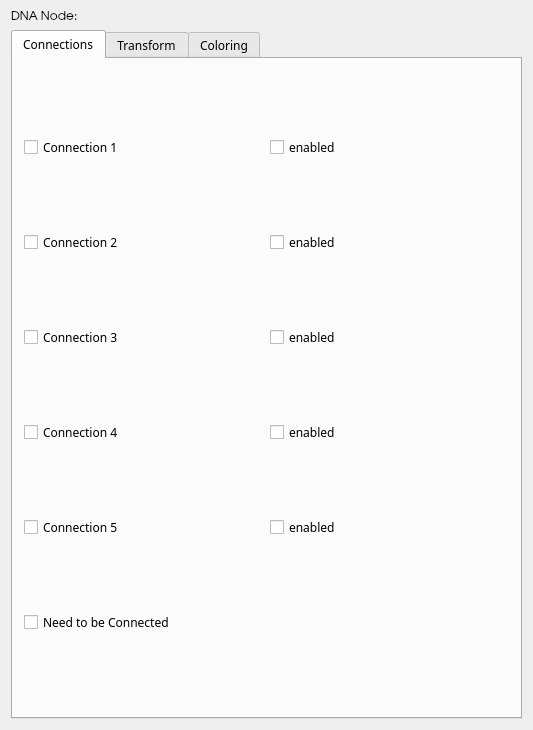
<ui version="4.0" >
 <class>DNAItemPanelBase</class>
 <widget class="QWidget" name="DNAItemPanelBase" >
  <property name="geometry" >
   <rect>
    <x>0</x>
    <y>0</y>
    <width>533</width>
    <height>730</height>
   </rect>
  </property>
  <property name="sizePolicy" >
   <sizepolicy vsizetype="Preferred" hsizetype="Expanding" >
    <horstretch>0</horstretch>
    <verstretch>0</verstretch>
   </sizepolicy>
  </property>
  <property name="minimumSize" >
   <size>
    <width>0</width>
    <height>0</height>
   </size>
  </property>
  <property name="baseSize" >
   <size>
    <width>325</width>
    <height>715</height>
   </size>
  </property>
  <property name="font" >
   <font>
    <family>Droid Sans</family>
   </font>
  </property>
  <property name="windowTitle" >
   <string>DNAItem</string>
  </property>
  <layout class="QGridLayout" name="gridLayout_4" >
   <item row="0" column="0" >
    <widget class="QLabel" name="vrpLabelTitle" >
     <property name="font" >
      <font>
       <family>URW Gothic L</family>
      </font>
     </property>
     <property name="frameShape" >
      <enum>QFrame::NoFrame</enum>
     </property>
     <property name="frameShadow" >
      <enum>QFrame::Plain</enum>
     </property>
     <property name="text" >
      <string>DNA Node:</string>
     </property>
     <property name="alignment" >
      <set>Qt::AlignLeading|Qt::AlignLeft|Qt::AlignTop</set>
     </property>
     <property name="wordWrap" >
      <bool>false</bool>
     </property>
    </widget>
   </item>
   <item row="0" column="1" >
    <widget class="ChangeIndicatedLE" native="1" name="nameWidget" />
   </item>
   <item row="1" column="0" colspan="2" >
    <widget class="QTabWidget" name="TabWidgetGeneralAdvanced" >
     <property name="tabShape" >
      <enum>QTabWidget::Rounded</enum>
     </property>
     <property name="currentIndex" >
      <number>0</number>
     </property>
     <widget class="QWidget" name="TabPage" >
      <attribute name="title" >
       <string>Connections</string>
      </attribute>
      <layout class="QGridLayout" name="gridLayout_6" >
       <item row="0" column="0" >
        <widget class="QCheckBox" name="vrpCheckBoxConn1" >
         <property name="enabled" >
          <bool>true</bool>
         </property>
         <property name="cursor" >
          <cursorShape>PointingHandCursor</cursorShape>
         </property>
         <property name="mouseTracking" >
          <bool>true</bool>
         </property>
         <property name="focusPolicy" >
          <enum>Qt::TabFocus</enum>
         </property>
         <property name="toolTip" >
          <string>Make scene graph node moveable.</string>
         </property>
         <property name="whatsThis" >
          <string>Make scene graph node moveable.</string>
         </property>
         <property name="text" >
          <string>Connection 1</string>
         </property>
         <property name="checked" >
          <bool>false</bool>
         </property>
        </widget>
       </item>
       <item row="0" column="1" >
        <widget class="QCheckBox" name="vrpCheckBoxConnEnabled1" >
         <property name="enabled" >
          <bool>true</bool>
         </property>
         <property name="cursor" >
          <cursorShape>PointingHandCursor</cursorShape>
         </property>
         <property name="mouseTracking" >
          <bool>true</bool>
         </property>
         <property name="focusPolicy" >
          <enum>Qt::TabFocus</enum>
         </property>
         <property name="toolTip" >
          <string>Make scene graph node moveable.</string>
         </property>
         <property name="whatsThis" >
          <string>Make scene graph node moveable.</string>
         </property>
         <property name="text" >
          <string>enabled</string>
         </property>
         <property name="checked" >
          <bool>false</bool>
         </property>
        </widget>
       </item>
       <item row="1" column="0" >
        <widget class="QCheckBox" name="vrpCheckBoxConn2" >
         <property name="cursor" >
          <cursorShape>PointingHandCursor</cursorShape>
         </property>
         <property name="focusPolicy" >
          <enum>Qt::TabFocus</enum>
         </property>
         <property name="toolTip" >
          <string>Make scene graph node moveable.</string>
         </property>
         <property name="whatsThis" >
          <string>Make scene graph node moveable.</string>
         </property>
         <property name="text" >
          <string>Connection 2</string>
         </property>
         <property name="checked" >
          <bool>false</bool>
         </property>
        </widget>
       </item>
       <item row="1" column="1" >
        <widget class="QCheckBox" name="vrpCheckBoxConnEnabled2" >
         <property name="enabled" >
          <bool>true</bool>
         </property>
         <property name="cursor" >
          <cursorShape>PointingHandCursor</cursorShape>
         </property>
         <property name="mouseTracking" >
          <bool>true</bool>
         </property>
         <property name="focusPolicy" >
          <enum>Qt::TabFocus</enum>
         </property>
         <property name="toolTip" >
          <string>Make scene graph node moveable.</string>
         </property>
         <property name="whatsThis" >
          <string>Make scene graph node moveable.</string>
         </property>
         <property name="text" >
          <string>enabled</string>
         </property>
         <property name="checked" >
          <bool>false</bool>
         </property>
        </widget>
       </item>
       <item row="2" column="0" >
        <widget class="QCheckBox" name="vrpCheckBoxConn3" >
         <property name="cursor" >
          <cursorShape>PointingHandCursor</cursorShape>
         </property>
         <property name="focusPolicy" >
          <enum>Qt::TabFocus</enum>
         </property>
         <property name="toolTip" >
          <string>Make scene graph node moveable.</string>
         </property>
         <property name="whatsThis" >
          <string>Make scene graph node moveable.</string>
         </property>
         <property name="text" >
          <string>Connection 3</string>
         </property>
         <property name="checked" >
          <bool>false</bool>
         </property>
        </widget>
       </item>
       <item row="2" column="1" >
        <widget class="QCheckBox" name="vrpCheckBoxConnEnabled3" >
         <property name="enabled" >
          <bool>true</bool>
         </property>
         <property name="cursor" >
          <cursorShape>PointingHandCursor</cursorShape>
         </property>
         <property name="mouseTracking" >
          <bool>true</bool>
         </property>
         <property name="focusPolicy" >
          <enum>Qt::TabFocus</enum>
         </property>
         <property name="toolTip" >
          <string>Make scene graph node moveable.</string>
         </property>
         <property name="whatsThis" >
          <string>Make scene graph node moveable.</string>
         </property>
         <property name="text" >
          <string>enabled</string>
         </property>
         <property name="checked" >
          <bool>false</bool>
         </property>
        </widget>
       </item>
       <item row="3" column="0" >
        <widget class="QCheckBox" name="vrpCheckBoxConn4" >
         <property name="cursor" >
          <cursorShape>PointingHandCursor</cursorShape>
         </property>
         <property name="focusPolicy" >
          <enum>Qt::TabFocus</enum>
         </property>
         <property name="toolTip" >
          <string>Make scene graph node moveable.</string>
         </property>
         <property name="whatsThis" >
          <string>Make scene graph node moveable.</string>
         </property>
         <property name="text" >
          <string>Connection 4</string>
         </property>
         <property name="checked" >
          <bool>false</bool>
         </property>
        </widget>
       </item>
       <item row="3" column="1" >
        <widget class="QCheckBox" name="vrpCheckBoxConnEnabled4" >
         <property name="enabled" >
          <bool>true</bool>
         </property>
         <property name="cursor" >
          <cursorShape>PointingHandCursor</cursorShape>
         </property>
         <property name="mouseTracking" >
          <bool>true</bool>
         </property>
         <property name="focusPolicy" >
          <enum>Qt::TabFocus</enum>
         </property>
         <property name="toolTip" >
          <string>Make scene graph node moveable.</string>
         </property>
         <property name="whatsThis" >
          <string>Make scene graph node moveable.</string>
         </property>
         <property name="text" >
          <string>enabled</string>
         </property>
         <property name="checked" >
          <bool>false</bool>
         </property>
        </widget>
       </item>
       <item row="4" column="0" >
        <widget class="QCheckBox" name="vrpCheckBoxConn5" >
         <property name="cursor" >
          <cursorShape>PointingHandCursor</cursorShape>
         </property>
         <property name="focusPolicy" >
          <enum>Qt::TabFocus</enum>
         </property>
         <property name="toolTip" >
          <string>Make scene graph node moveable.</string>
         </property>
         <property name="whatsThis" >
          <string>Make scene graph node moveable.</string>
         </property>
         <property name="text" >
          <string>Connection 5</string>
         </property>
         <property name="checked" >
          <bool>false</bool>
         </property>
        </widget>
       </item>
       <item row="4" column="1" >
        <widget class="QCheckBox" name="vrpCheckBoxConnEnabled5" >
         <property name="enabled" >
          <bool>true</bool>
         </property>
         <property name="cursor" >
          <cursorShape>PointingHandCursor</cursorShape>
         </property>
         <property name="mouseTracking" >
          <bool>true</bool>
         </property>
         <property name="focusPolicy" >
          <enum>Qt::TabFocus</enum>
         </property>
         <property name="toolTip" >
          <string>Make scene graph node moveable.</string>
         </property>
         <property name="whatsThis" >
          <string>Make scene graph node moveable.</string>
         </property>
         <property name="text" >
          <string>enabled</string>
         </property>
         <property name="checked" >
          <bool>false</bool>
         </property>
        </widget>
       </item>
       <item row="5" column="0" colspan="2" >
        <widget class="QCheckBox" name="vrpCheckBoxNeedToBeConn" >
         <property name="text" >
          <string>Need to be Connected</string>
         </property>
        </widget>
       </item>
      </layout>
     </widget>
     <widget class="QWidget" name="TabPage" >
      <attribute name="title" >
       <string>Transform</string>
      </attribute>
      <layout class="QVBoxLayout" name="verticalLayout" >
       <item>
        <widget class="QGroupBox" name="vrpGroupBoxRotation" >
         <property name="title" >
          <string>Rotation</string>
         </property>
         <layout class="QGridLayout" name="gridLayout_5" >
          <item row="0" column="0" >
           <widget class="QLabel" name="textLabelRotAxisX" >
            <property name="enabled" >
             <bool>true</bool>
            </property>
            <property name="toolTip" >
             <string>For finetuning the orientation&lt;br> of the starting rectangle from which streamlines, pathlines and moving points are emitted, you can add rotations around each axis.</string>
            </property>
            <property name="whatsThis" >
             <string>For finetuning the orientation&lt;br> of the starting rectangle from which streamlines, pathlines and moving points are emitted, you can add rotations around each axis.</string>
            </property>
            <property name="text" >
             <string>Axis x:</string>
            </property>
            <property name="wordWrap" >
             <bool>false</bool>
            </property>
           </widget>
          </item>
          <item row="0" column="1" >
           <widget class="FloatInRangeControl" native="1" name="floatInRangeAxisX" >
            <property name="enabled" >
             <bool>true</bool>
            </property>
            <property name="sizePolicy" >
             <sizepolicy vsizetype="Fixed" hsizetype="Expanding" >
              <horstretch>0</horstretch>
              <verstretch>0</verstretch>
             </sizepolicy>
            </property>
           </widget>
          </item>
          <item row="1" column="0" >
           <widget class="QLabel" name="textLabelRotAxisY" >
            <property name="enabled" >
             <bool>true</bool>
            </property>
            <property name="toolTip" >
             <string>For finetuning the orientation&lt;br> of the starting rectangle from which streamlines, pathlines and moving points are emitted, you can add rotations around each axis.</string>
            </property>
            <property name="whatsThis" >
             <string>For finetuning the orientation&lt;br> of the starting rectangle from which streamlines, pathlines and moving points are emitted, you can add rotations around each axis.</string>
            </property>
            <property name="text" >
             <string>Axis y:</string>
            </property>
            <property name="wordWrap" >
             <bool>false</bool>
            </property>
           </widget>
          </item>
          <item row="1" column="1" >
           <widget class="FloatInRangeControl" native="1" name="floatInRangeAxisY" >
            <property name="enabled" >
             <bool>true</bool>
            </property>
            <property name="sizePolicy" >
             <sizepolicy vsizetype="Fixed" hsizetype="Expanding" >
              <horstretch>0</horstretch>
              <verstretch>0</verstretch>
             </sizepolicy>
            </property>
           </widget>
          </item>
          <item row="2" column="0" >
           <widget class="QLabel" name="textLabelRotAxisZ" >
            <property name="enabled" >
             <bool>true</bool>
            </property>
            <property name="toolTip" >
             <string>For finetuning the orientation&lt;br> of the starting rectangle from which streamlines, pathlines and moving points are emitted, you can add rotations around each axis.</string>
            </property>
            <property name="whatsThis" >
             <string>For finetuning the orientation&lt;br> of the starting rectangle from which streamlines, pathlines and moving points are emitted, you can add rotations around each axis.</string>
            </property>
            <property name="text" >
             <string>Axis z:</string>
            </property>
            <property name="wordWrap" >
             <bool>false</bool>
            </property>
           </widget>
          </item>
          <item row="2" column="1" >
           <widget class="FloatInRangeControl" native="1" name="floatInRangeAxisZ" >
            <property name="enabled" >
             <bool>true</bool>
            </property>
            <property name="sizePolicy" >
             <sizepolicy vsizetype="Fixed" hsizetype="Expanding" >
              <horstretch>0</horstretch>
              <verstretch>0</verstretch>
             </sizepolicy>
            </property>
           </widget>
          </item>
          <item row="3" column="0" >
           <spacer name="spacer14" >
            <property name="orientation" >
             <enum>Qt::Vertical</enum>
            </property>
            <property name="sizeType" >
             <enum>QSizePolicy::Fixed</enum>
            </property>
            <property name="sizeHint" stdset="0" >
             <size>
              <width>20</width>
              <height>16</height>
             </size>
            </property>
           </spacer>
          </item>
          <item row="4" column="0" >
           <widget class="QLabel" name="textLabelAngle" >
            <property name="enabled" >
             <bool>true</bool>
            </property>
            <property name="toolTip" >
             <string>For finetuning the orientation&lt;br> of the starting rectangle from which streamlines, pathlines and moving points are emitted, you can add rotations around each axis.</string>
            </property>
            <property name="whatsThis" >
             <string>For finetuning the orientation&lt;br> of the starting rectangle from which streamlines, pathlines and moving points are emitted, you can add rotations around each axis.</string>
            </property>
            <property name="text" >
             <string>Angle:</string>
            </property>
            <property name="wordWrap" >
             <bool>false</bool>
            </property>
           </widget>
          </item>
          <item row="4" column="1" >
           <widget class="FloatInRangeControl" native="1" name="floatInRangeAngle" >
            <property name="enabled" >
             <bool>true</bool>
            </property>
            <property name="sizePolicy" >
             <sizepolicy vsizetype="Fixed" hsizetype="Expanding" >
              <horstretch>0</horstretch>
              <verstretch>0</verstretch>
             </sizepolicy>
            </property>
           </widget>
          </item>
          <item row="5" column="0" colspan="2" >
           <spacer name="verticalSpacer_2" >
            <property name="orientation" >
             <enum>Qt::Vertical</enum>
            </property>
            <property name="sizeHint" stdset="0" >
             <size>
              <width>328</width>
              <height>176</height>
             </size>
            </property>
           </spacer>
          </item>
         </layout>
        </widget>
       </item>
       <item>
        <widget class="QGroupBox" name="vrpGroupBoxTranslate" >
         <property name="title" >
          <string>Translation</string>
         </property>
         <layout class="QGridLayout" name="gridLayout_3" >
          <item row="0" column="0" >
           <widget class="QLabel" name="textLabel4_4_3" >
            <property name="toolTip" >
             <string>x, y, z define the center of the rectangle&lt;br> from which streamlines, pathlines and moving points are emitted.</string>
            </property>
            <property name="whatsThis" >
             <string>x, y, z define the center of the rectangle&lt;br> from which streamlines, pathlines and moving points are emitted.</string>
            </property>
            <property name="text" >
             <string>x:</string>
            </property>
            <property name="wordWrap" >
             <bool>false</bool>
            </property>
           </widget>
          </item>
          <item row="0" column="1" >
           <spacer name="spacer14_2" >
            <property name="orientation" >
             <enum>Qt::Horizontal</enum>
            </property>
            <property name="sizeType" >
             <enum>QSizePolicy::Expanding</enum>
            </property>
            <property name="sizeHint" stdset="0" >
             <size>
              <width>273</width>
              <height>20</height>
             </size>
            </property>
           </spacer>
          </item>
          <item row="0" column="2" >
           <widget class="ChangeIndicatedLE" native="1" name="floatX" >
            <property name="minimumSize" >
             <size>
              <width>40</width>
              <height>0</height>
             </size>
            </property>
           </widget>
          </item>
          <item row="1" column="0" >
           <widget class="QLabel" name="textLabel4_4_2_3" >
            <property name="toolTip" >
             <string>x, y, z define the center of the rectangle&lt;br> from which streamlines, pathlines and moving points are emitted.</string>
            </property>
            <property name="whatsThis" >
             <string>x, y, z define the center of the rectangle&lt;br> from which streamlines, pathlines and moving points are emitted.</string>
            </property>
            <property name="text" >
             <string>y:</string>
            </property>
            <property name="wordWrap" >
             <bool>false</bool>
            </property>
           </widget>
          </item>
          <item row="1" column="1" >
           <spacer name="spacer15" >
            <property name="orientation" >
             <enum>Qt::Horizontal</enum>
            </property>
            <property name="sizeType" >
             <enum>QSizePolicy::Expanding</enum>
            </property>
            <property name="sizeHint" stdset="0" >
             <size>
              <width>273</width>
              <height>20</height>
             </size>
            </property>
           </spacer>
          </item>
          <item row="1" column="2" >
           <widget class="ChangeIndicatedLE" native="1" name="floatY" >
            <property name="minimumSize" >
             <size>
              <width>40</width>
              <height>0</height>
             </size>
            </property>
           </widget>
          </item>
          <item row="2" column="0" >
           <widget class="QLabel" name="textLabel4_4_2_2_2" >
            <property name="toolTip" >
             <string>x, y, z define the center of the rectangle&lt;br> from which streamlines, pathlines and moving points are emitted.</string>
            </property>
            <property name="whatsThis" >
             <string>x, y, z define the center of the rectangle&lt;br> from which streamlines, pathlines and moving points are emitted.</string>
            </property>
            <property name="text" >
             <string>z:</string>
            </property>
            <property name="wordWrap" >
             <bool>false</bool>
            </property>
           </widget>
          </item>
          <item row="2" column="1" >
           <spacer name="spacer16" >
            <property name="orientation" >
             <enum>Qt::Horizontal</enum>
            </property>
            <property name="sizeType" >
             <enum>QSizePolicy::Expanding</enum>
            </property>
            <property name="sizeHint" stdset="0" >
             <size>
              <width>273</width>
              <height>20</height>
             </size>
            </property>
           </spacer>
          </item>
          <item row="2" column="2" >
           <widget class="ChangeIndicatedLE" native="1" name="floatZ" >
            <property name="minimumSize" >
             <size>
              <width>40</width>
              <height>0</height>
             </size>
            </property>
           </widget>
          </item>
          <item row="3" column="0" colspan="3" >
           <spacer name="verticalSpacer_3" >
            <property name="orientation" >
             <enum>Qt::Vertical</enum>
            </property>
            <property name="sizeHint" stdset="0" >
             <size>
              <width>328</width>
              <height>202</height>
             </size>
            </property>
           </spacer>
          </item>
         </layout>
        </widget>
       </item>
      </layout>
     </widget>
     <widget class="QWidget" name="tab" >
      <attribute name="title" >
       <string>Coloring</string>
      </attribute>
      <layout class="QGridLayout" name="gridLayout" >
       <item row="0" column="0" colspan="2" >
        <widget class="QGroupBox" name="groupBox" >
         <property name="title" >
          <string>GroupBox</string>
         </property>
         <layout class="QGridLayout" name="gridLayout_2" >
          <item row="0" column="0" colspan="2" >
           <widget class="QRadioButton" name="vrpRadioButtonNoColor" >
            <property name="toolTip" >
             <string>Reset the object color to the color &lt;br>that was given by the Covise import module.</string>
            </property>
            <property name="whatsThis" >
             <string>Reset the object color to the color &lt;br>that was given by the Covise import module.</string>
            </property>
            <property name="text" >
             <string>Original Color</string>
            </property>
            <property name="checked" >
             <bool>true</bool>
            </property>
           </widget>
          </item>
          <item row="1" column="0" colspan="2" >
           <widget class="QRadioButton" name="vrpRadioButtonColorRGB" >
            <property name="enabled" >
             <bool>true</bool>
            </property>
            <property name="cursor" >
             <cursorShape>PointingHandCursor</cursorShape>
            </property>
            <property name="toolTip" >
             <string>Give the complete object one color.&lt;br> The button &lt;b>RGB Color&lt;/b> opens a color editor panel.</string>
            </property>
            <property name="whatsThis" >
             <string>Give the complete object one color.&lt;br> The button &lt;b>RGB Color&lt;/b> opens a color editor panel.</string>
            </property>
            <property name="text" >
             <string>RGB Color</string>
            </property>
            <property name="checked" >
             <bool>false</bool>
            </property>
           </widget>
          </item>
          <item row="2" column="0" >
           <spacer name="spacer62" >
            <property name="orientation" >
             <enum>Qt::Horizontal</enum>
            </property>
            <property name="sizeType" >
             <enum>QSizePolicy::Fixed</enum>
            </property>
            <property name="sizeHint" stdset="0" >
             <size>
              <width>16</width>
              <height>16</height>
             </size>
            </property>
           </spacer>
          </item>
          <item row="2" column="1" >
           <widget class="QPushButton" name="vrpPushButtonColorRGB" >
            <property name="enabled" >
             <bool>false</bool>
            </property>
            <property name="sizePolicy" >
             <sizepolicy vsizetype="Fixed" hsizetype="Expanding" >
              <horstretch>0</horstretch>
              <verstretch>0</verstretch>
             </sizepolicy>
            </property>
            <property name="cursor" >
             <cursorShape>PointingHandCursor</cursorShape>
            </property>
            <property name="toolTip" >
             <string>The button opens a color editor panel.</string>
            </property>
            <property name="whatsThis" >
             <string>The button opens a color editor panel.</string>
            </property>
            <property name="text" >
             <string>RGB Color</string>
            </property>
            <property name="shortcut" >
             <string/>
            </property>
           </widget>
          </item>
          <item row="3" column="0" colspan="2" >
           <widget class="QRadioButton" name="vrpRadioButtonColorMaterial_2" >
            <property name="cursor" >
             <cursorShape>PointingHandCursor</cursorShape>
            </property>
            <property name="toolTip" >
             <string>Give the object complete object &lt;br>an OpenGL material. With the buttons below you can define the ambient, diffuse and specular color of the material.</string>
            </property>
            <property name="whatsThis" >
             <string>Give the complete object &lt;br>an OpenGL material. With the buttons below you can define the ambient, diffuse and specular color of the material.</string>
            </property>
            <property name="text" >
             <string>OpenGL Material</string>
            </property>
            <property name="checked" >
             <bool>false</bool>
            </property>
           </widget>
          </item>
          <item row="4" column="0" >
           <spacer name="spacer62_2_3" >
            <property name="orientation" >
             <enum>Qt::Horizontal</enum>
            </property>
            <property name="sizeType" >
             <enum>QSizePolicy::Fixed</enum>
            </property>
            <property name="sizeHint" stdset="0" >
             <size>
              <width>16</width>
              <height>16</height>
             </size>
            </property>
           </spacer>
          </item>
          <item row="4" column="1" >
           <widget class="QPushButton" name="vrpPushButtonAmbientRGB_2" >
            <property name="enabled" >
             <bool>false</bool>
            </property>
            <property name="sizePolicy" >
             <sizepolicy vsizetype="Fixed" hsizetype="Expanding" >
              <horstretch>0</horstretch>
              <verstretch>0</verstretch>
             </sizepolicy>
            </property>
            <property name="cursor" >
             <cursorShape>PointingHandCursor</cursorShape>
            </property>
            <property name="toolTip" >
             <string>The button opens a color editor panel.</string>
            </property>
            <property name="whatsThis" >
             <string>The button opens a color editor panel.</string>
            </property>
            <property name="text" >
             <string>Ambient Color</string>
            </property>
            <property name="shortcut" >
             <string/>
            </property>
           </widget>
          </item>
          <item row="5" column="0" >
           <spacer name="spacer62_3_2" >
            <property name="orientation" >
             <enum>Qt::Horizontal</enum>
            </property>
            <property name="sizeType" >
             <enum>QSizePolicy::Fixed</enum>
            </property>
            <property name="sizeHint" stdset="0" >
             <size>
              <width>16</width>
              <height>16</height>
             </size>
            </property>
           </spacer>
          </item>
          <item row="5" column="1" >
           <widget class="QPushButton" name="vrpPushButtonDiffuseRGB_2" >
            <property name="enabled" >
             <bool>false</bool>
            </property>
            <property name="sizePolicy" >
             <sizepolicy vsizetype="Fixed" hsizetype="Expanding" >
              <horstretch>0</horstretch>
              <verstretch>0</verstretch>
             </sizepolicy>
            </property>
            <property name="cursor" >
             <cursorShape>PointingHandCursor</cursorShape>
            </property>
            <property name="toolTip" >
             <string>The button opens a color editor panel.</string>
            </property>
            <property name="whatsThis" >
             <string>The button opens a color editor panel.</string>
            </property>
            <property name="text" >
             <string>Diffuse Color</string>
            </property>
            <property name="shortcut" >
             <string/>
            </property>
           </widget>
          </item>
          <item row="6" column="0" >
           <spacer name="spacer62_4_2" >
            <property name="orientation" >
             <enum>Qt::Horizontal</enum>
            </property>
            <property name="sizeType" >
             <enum>QSizePolicy::Fixed</enum>
            </property>
            <property name="sizeHint" stdset="0" >
             <size>
              <width>16</width>
              <height>16</height>
             </size>
            </property>
           </spacer>
          </item>
          <item row="6" column="1" >
           <widget class="QPushButton" name="vrpPushButtonSpecularRGB_2" >
            <property name="enabled" >
             <bool>false</bool>
            </property>
            <property name="sizePolicy" >
             <sizepolicy vsizetype="Fixed" hsizetype="Expanding" >
              <horstretch>0</horstretch>
              <verstretch>0</verstretch>
             </sizepolicy>
            </property>
            <property name="cursor" >
             <cursorShape>PointingHandCursor</cursorShape>
            </property>
            <property name="toolTip" >
             <string>The button opens a color editor panel.</string>
            </property>
            <property name="whatsThis" >
             <string>The button opens a color editor panel.</string>
            </property>
            <property name="text" >
             <string>Specular Color</string>
            </property>
            <property name="shortcut" >
             <string/>
            </property>
           </widget>
          </item>
          <item row="7" column="0" >
           <spacer name="spacer62_4_2_2" >
            <property name="orientation" >
             <enum>Qt::Horizontal</enum>
            </property>
            <property name="sizeType" >
             <enum>QSizePolicy::Fixed</enum>
            </property>
            <property name="sizeHint" stdset="0" >
             <size>
              <width>16</width>
              <height>16</height>
             </size>
            </property>
           </spacer>
          </item>
          <item row="7" column="1" >
           <widget class="QLabel" name="textLabel4_4_3_4_2" >
            <property name="enabled" >
             <bool>false</bool>
            </property>
            <property name="toolTip" >
             <string>Set the shininess of the material.</string>
            </property>
            <property name="whatsThis" >
             <string>Set the shininess of the material.</string>
            </property>
            <property name="text" >
             <string>Shininess:</string>
            </property>
            <property name="wordWrap" >
             <bool>false</bool>
            </property>
           </widget>
          </item>
          <item row="8" column="0" colspan="2" >
           <widget class="FloatInRangeControl" native="1" name="floatInRangeShininess_2" >
            <property name="enabled" >
             <bool>false</bool>
            </property>
            <property name="sizePolicy" >
             <sizepolicy vsizetype="Fixed" hsizetype="Expanding" >
              <horstretch>0</horstretch>
              <verstretch>0</verstretch>
             </sizepolicy>
            </property>
            <property name="toolTip" >
             <string>Set the shininess of the material.</string>
            </property>
            <property name="whatsThis" >
             <string>Set the shininess of the material.</string>
            </property>
           </widget>
          </item>
          <item row="9" column="1" >
           <spacer name="verticalSpacer" >
            <property name="orientation" >
             <enum>Qt::Vertical</enum>
            </property>
            <property name="sizeHint" stdset="0" >
             <size>
              <width>20</width>
              <height>293</height>
             </size>
            </property>
           </spacer>
          </item>
         </layout>
        </widget>
       </item>
       <item row="1" column="0" colspan="2" >
        <widget class="QCheckBox" name="vrpCheckBoxTransparency" >
         <property name="cursor" >
          <cursorShape>PointingHandCursor</cursorShape>
         </property>
         <property name="focusPolicy" >
          <enum>Qt::TabFocus</enum>
         </property>
         <property name="toolTip" >
          <string>Enable transparency.&lt;br> Set the transparency with the slider below. 0 is complete transparent, 1 is complete opaque.</string>
         </property>
         <property name="whatsThis" >
          <string>Enable transparency.&lt;br> Set the transparency with the slider below. 0 is complete transparent, 1 is complete opaque.</string>
         </property>
         <property name="text" >
          <string>Transparency</string>
         </property>
         <property name="checked" >
          <bool>true</bool>
         </property>
        </widget>
       </item>
       <item row="2" column="0" >
        <spacer name="spacer11" >
         <property name="orientation" >
          <enum>Qt::Horizontal</enum>
         </property>
         <property name="sizeType" >
          <enum>QSizePolicy::Fixed</enum>
         </property>
         <property name="sizeHint" stdset="0" >
          <size>
           <width>40</width>
           <height>20</height>
          </size>
         </property>
        </spacer>
       </item>
       <item row="2" column="1" >
        <widget class="FloatInRangeControl" native="1" name="floatInRangeTrans" >
         <property name="sizePolicy" >
          <sizepolicy vsizetype="Fixed" hsizetype="Expanding" >
           <horstretch>0</horstretch>
           <verstretch>0</verstretch>
          </sizepolicy>
         </property>
         <property name="toolTip" >
          <string>Set the transparency&lt;br> of the object. 0 is complete transparent, 1 is complete opaque.</string>
         </property>
         <property name="whatsThis" >
          <string>Set the transparency&lt;br> of the object. 0 is complete transparent, 1 is complete opaque.</string>
         </property>
        </widget>
       </item>
      </layout>
     </widget>
    </widget>
   </item>
  </layout>
  <widget class="QLabel" name="vrpIconToolset" >
   <property name="geometry" >
    <rect>
     <x>9</x>
     <y>9</y>
     <width>20</width>
     <height>19</height>
    </rect>
   </property>
   <property name="sizePolicy" >
    <sizepolicy vsizetype="Fixed" hsizetype="Fixed" >
     <horstretch>0</horstretch>
     <verstretch>0</verstretch>
    </sizepolicy>
   </property>
   <property name="maximumSize" >
    <size>
     <width>20</width>
     <height>20</height>
    </size>
   </property>
   <property name="scaledContents" >
    <bool>true</bool>
   </property>
   <property name="wordWrap" >
    <bool>false</bool>
   </property>
  </widget>
 </widget>
 <layoutdefault spacing="6" margin="11" />
 <customwidgets>
  <customwidget>
   <class>FloatInRangeControl</class>
   <extends>QWidget</extends>
   <header location="global" >Utils</header>
  </customwidget>
  <customwidget>
   <class>ChangeIndicatedLE</class>
   <extends>QWidget</extends>
   <header location="global" >ChangeIndicatedLE</header>
  </customwidget>
 </customwidgets>
 <includes>
  <include location="local" >changeindicatedle.h</include>
  <include location="local" >floatinrangecontrol.h</include>
  <include location="local" >floatinrangecontrol.h</include>
  <include location="local" >floatinrangecontrol.h</include>
  <include location="local" >floatinrangecontrol.h</include>
  <include location="local" >floatinrangecontrol.h</include>
  <include location="local" >floatinrangecontrol.h</include>
  <include location="local" >changeindicatedle.h</include>
  <include location="local" >changeindicatedle.h</include>
  <include location="local" >changeindicatedle.h</include>
 </includes>
 <resources/>
 <connections/>
</ui>
